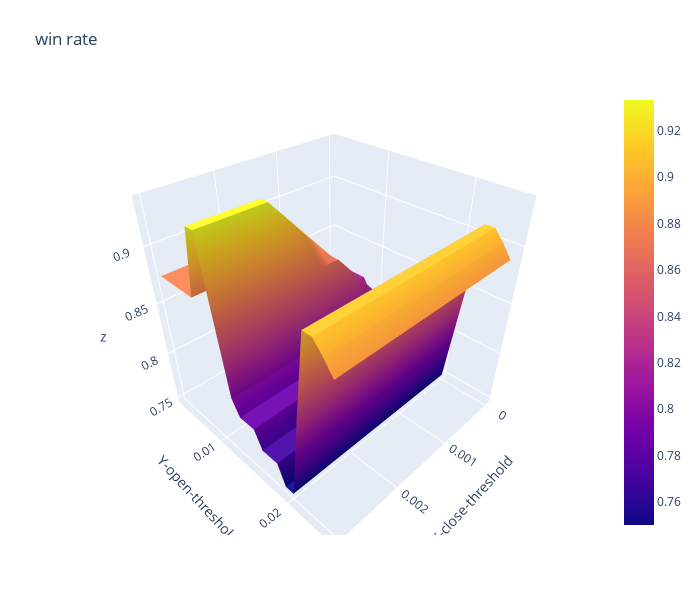

The code cell stored with this chart in its notebook:
### Code cell
import plotly.graph_objects as go

x_data = df_win_rate.columns.to_list() # close threshold

y_data = df_win_rate.index.to_list() # open threshold

z_data = df_win_rate.copy(deep=True) # win rate

fig = go.Figure(data=[go.Surface(z=z_data.values,x=x_data,y=y_data)])

fig.update_layout(title="win rate", # 标题
                  autosize=False,  # 尺度自动缩放
                  width=700,  # 长宽
                  height=600,
                  margin=dict(l=65,r=50,b=65,t=90),  # 4个位置的距离
                  scene=dict(xaxis_title='X-close-threshold',yaxis_title='Y-open-threshold')
                 )

fig.show()

### Figure 1 — Plotly figure (JSON) as saved in the notebook; plotly's stock layout.template omitted (floating-point values rounded to 4 significant figures)
{"data": [{"type": "surface", "x": [0, 0.001, 0.002, 0.003], "y": [0.0031, 0.0032, 0.0035, 0.004, 0.005, 0.006, 0.007, 0.008, 0.009, 0.01, 0.011, 0.012, 0.013, 0.014, 0.015, 0.016, 0.017, 0.018, 0.019, 0.02, 0.021, 0.022, 0.023, 0.024, 0.025], "z": [[0.8125, 0.8125, 0.875, 0.875], [0.8125, 0.8125, 0.875, 0.875], [0.8125, 0.8125, 0.875, 0.875], [0.8125, 0.8125, 0.875, 0.875], [0.8125, 0.8125, 0.875, 0.875], [0.8125, 0.8125, 0.875, 0.875], [0.8125, 0.8125, 0.875, 0.875], [0.8125, 0.8125, 0.875, 0.875], [0.8, 0.8667, 0.9333, 0.9333], [0.8, 0.8667, 0.9333, 0.9333], [0.8, 0.8667, 0.8667, 0.8667], [0.8, 0.8, 0.8, 0.8], [0.7857, 0.7857, 0.7857, 0.7857], [0.7857, 0.7857, 0.7857, 0.7857], [0.7857, 0.7857, 0.7857, 0.7857], [0.7692, 0.7692, 0.7692, 0.7692], [0.7692, 0.7692, 0.7692, 0.7692], [0.7692, 0.7692, 0.7692, 0.7692], [0.75, 0.75, 0.75, 0.75], [0.75, 0.75, 0.75, 0.75], [0.8333, 0.8333, 0.8333, 0.8333], [0.9091, 0.9091, 0.9091, 0.9091], [0.9091, 0.9091, 0.9091, 0.9091], [0.9, 0.9, 0.9, 0.9], [0.8889, 0.8889, 0.8889, 0.8889]]}], "layout": {"autosize": false, "height": 600, "margin": {"b": 65, "l": 65, "r": 50, "t": 90}, "scene": {"xaxis": {"title": {"text": "X-close-threshold"}}, "yaxis": {"title": {"text": "Y-open-threshold"}}}, "title": {"text": "win rate"}, "width": 700}}
